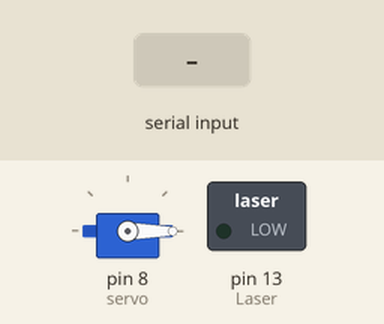
This sketch was run on a simulated Arduino Uno, built with avr-gcc and run on an emulated ATmega328P. Shown: servo, switched loads named in the sketch (green lamp = pin HIGH). The test bench sets the inputs (shaded band).

Above: at 1.2 s.
1.3 s: byte 1 (1) received over Serial
At 1.4 s:
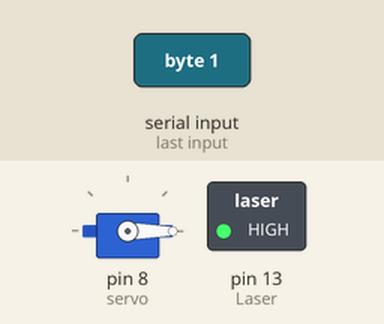
At 2.2 s:
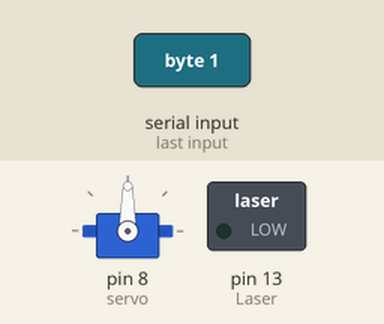
Timing chart, 0 to 8.5 s (numbered marks = the images above; inputs shaded):
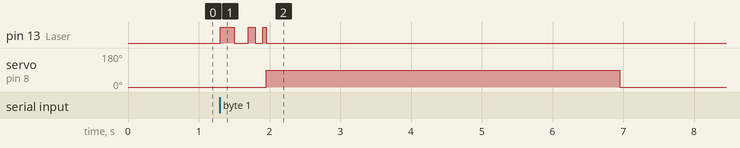

The sketch:

fingerprint_v1.ino
```cpp
#include<Servo.h>

int Laser = 13;
 char Incoming_value = 0;

Servo servo;

int angle = 0;

void setup() {
    Serial.begin(9600);
    pinMode(Laser, OUTPUT);
    servo.attach(8);
    servo.write(0);
}

void loop() {


 if(Serial.available() > 0)
  {
    Incoming_value = Serial.read();

    if(Incoming_value == 1)
    { digitalWrite(Laser,HIGH);
         delay(200);
         digitalWrite(Laser,LOW);
         delay(200);
         digitalWrite(Laser,HIGH);
         delay(100);
         digitalWrite(Laser,LOW);
         delay(100);
         digitalWrite(Laser,HIGH);
         delay(50);
         digitalWrite(Laser,LOW);

       servo.write( 90 );
 delay(5000);
  servo.write( 0 );

  }
 else if(Incoming_value == 0)
    digitalWrite(Laser,HIGH);
    delay(100);
    digitalWrite(Laser,LOW);

  }
}
```

Measured:
- after the input at 1.3 s, pin 13 (Laser): goes HIGH 0.20 s, LOW 0.20 s, HIGH 0.10 s, LOW 0.10 s, HIGH 0.05 s, then LOW, starting at once; servo on pin 8 (servo): 0° → 90° after 0.65 s, → 0° 5.0 s later
